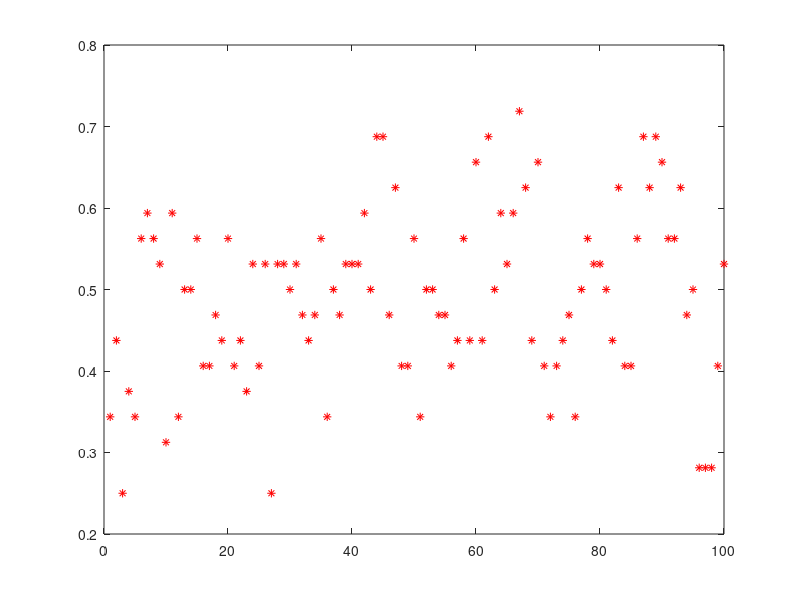

Recreate this plot in MATLAB.
%%This is a function to cal hamming distance
%%by Ethan

function humming_dis


load('ksh_32_50K.mat');

for i=1:100
testSample=testcode(1,:);

trainSample=traincode(i,:);

d=pdist2(testSample,trainSample,'hamming');

plot(i,d,'r*');

hold on;
end

hold off;

% for i=1:2
%     
%     test_sample=testcode(i,:);
%     
%     for j=1:1000
%         train_sample=traincode(j,:);
%         d=pdist2(test_sample,train_sample,'hamming')
%         distance(i,j)=d;
%     end
% end

% dis_test=distance(2,:);
% 
% sort_dis=sort(dis_test,'ascend');
% test_sample1=testcode(1:10,:);
% 
% test_sample2=testcode(11:20,:);
% 
% 
% d=pdist2(test_sample1,test_sample2,'hamming');